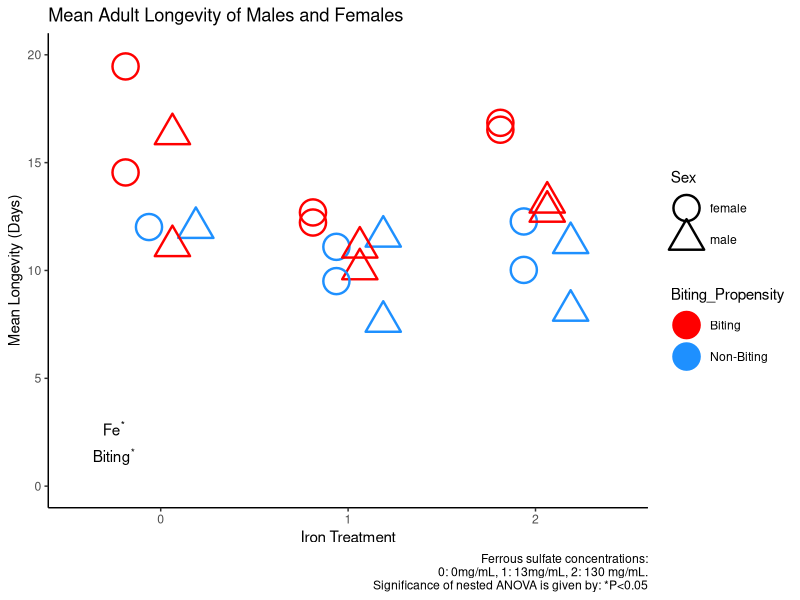
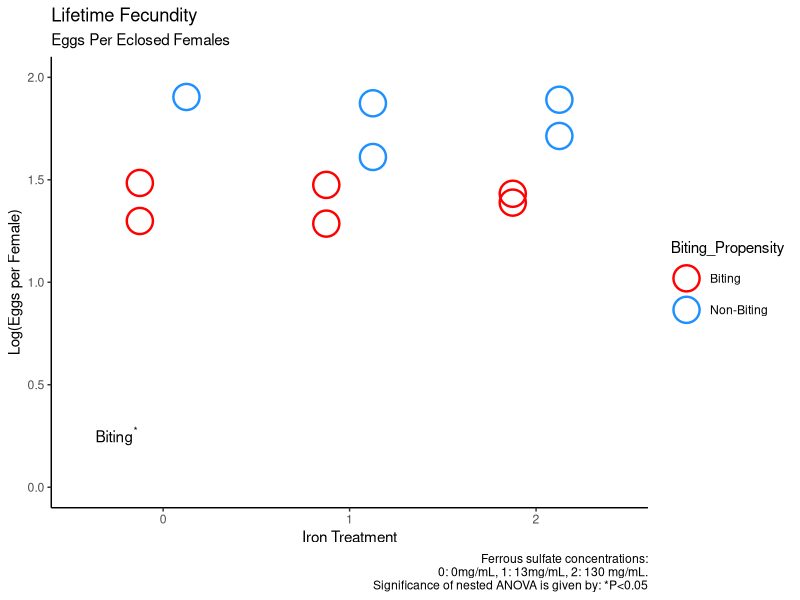
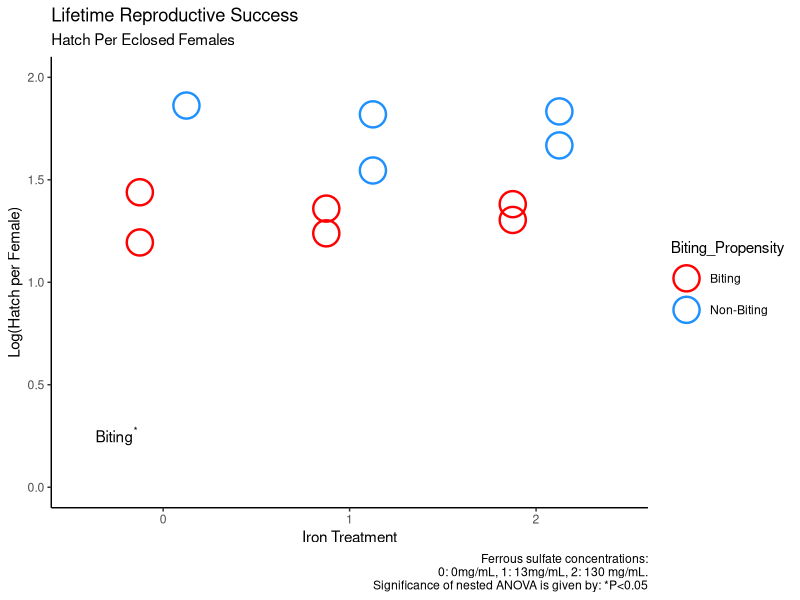
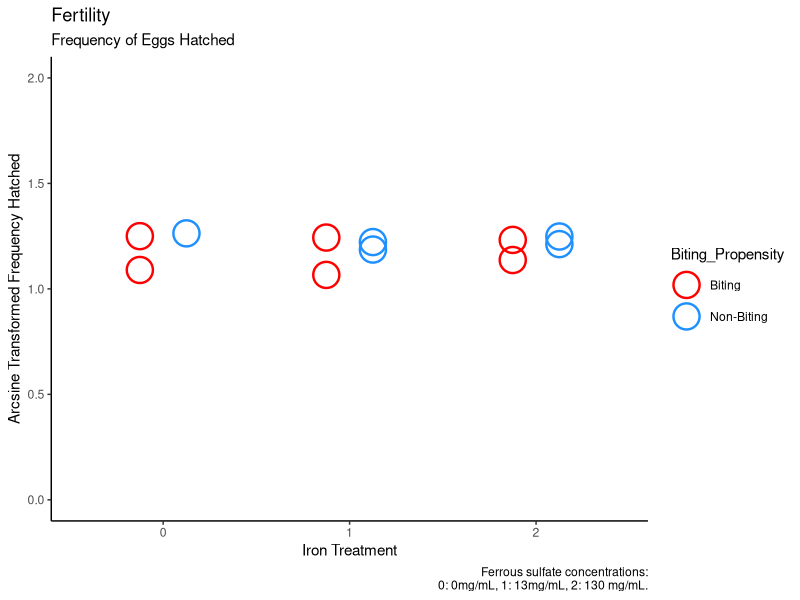

The R script that drew these images, in order:
## ---- chunk 1
knitr::opts_knit$set(root.dir = "~/UofO/Thesis")
## ---- chunk 2
suppressPackageStartupMessages(library(tidyverse))
suppressPackageStartupMessages(library(lubridate))
## ---- chunk 3
pupae <- read_csv("iron_tolerance_pupae.csv")
pupa_sex <- read_csv("iron_tolerance_pupa_sex.csv")
adult_sex <- read_csv("iron_tolerance_adult_sex.csv")
eggs <- read_csv("iron_tolerance_egg_counts.csv")
hatch <- read_csv("iron_tolerance_hatch_counts.csv")
## ---- chunk 4
head(pupa_sex)
## ---- chunk 5
pivot_no_sex <- function(df) {
  df %>% 
  mutate(Date = mdy(Date)) %>%
  pivot_longer(cols = matches("..[0-2]"), names_to = c("Population", "Treatment"),
               names_sep = 2, values_to = "Count", values_drop_na = TRUE)
}

pivot_sex <- function(df) {
  df %>%
  mutate(Date = mdy(Date)) %>%
  pivot_longer(cols = matches("..[0-2]_*"), 
               names_to = c("Population", "Treatment", "Sex"), 
               names_pattern = "([A-Z]{2})([0-2])_([e-f]*male)", 
               values_to = "Count", values_drop_na = TRUE)
}
## ---- chunk 6
pupae <- pivot_no_sex(pupae)
pupa_sex <- pupa_sex %>% 
  rename(Date = `Date of Eclosion`) %>%
  pivot_sex()
(adult_sex <- adult_sex %>%
  rename(Date = `Date of Death`) %>%
  pivot_sex())
eggs <- pivot_no_sex(eggs)
hatch <- pivot_no_sex(hatch)
## ---- chunk 7
(pupae_sum <- pupae %>% 
  group_by(Population, Treatment) %>%
  summarise(total_pupae = sum(Count)) %>%
   ungroup())

(eggs_sum <- eggs %>%
  group_by(Population, Treatment) %>%
  summarize(total_eggs = sum(Count)) %>%
    ungroup())

(hatch_sum <- hatch %>%
  group_by(Population, Treatment) %>%
  summarize(total_hatch = sum(Count)) %>%
    ungroup())
## ---- chunk 8
(pupa_sex_sum <- pupa_sex %>%
  group_by(Population, Treatment, Sex) %>%
  summarise(total_eclosed = sum(Count), 
            mean_eclosion_date = weighted.mean(Date, Count/total_eclosed)) %>%
   ungroup())
## ---- chunk 9
(adult_sex_sum <- adult_sex %>%
  group_by(Population, Treatment, Sex) %>%
  summarise(total_dead = sum(Count), 
            mean_death_date = weighted.mean(Date, Count/total_dead)) %>%
   ungroup())
## ---- chunk 10
(longev <- merge(pupa_sex_sum, adult_sex_sum, by = c("Population", "Treatment", "Sex")) %>% mutate(longevity = as.numeric(mean_death_date - mean_eclosion_date)) %>%
  select(-c(total_eclosed, total_dead, mean_eclosion_date, mean_death_date)) %>% 
  mutate(Treatment = factor(Treatment),
         Sex = factor(Sex),
         Biting_Propensity = factor(case_when(
           Population %in% c("KC", "ML") ~ "Non-Biting",
           Population %in% c("LI", "WI") ~ "Biting"))))
## ---- chunk 11
longev_anova <- aov(longevity ~ Treatment / Biting_Propensity / Sex, data = longev)
summary(longev_anova)
## ---- chunk 12
(eggs_hatch <- pupa_sex_sum %>% 
  filter(Sex == "female") %>% 
  merge(eggs_sum, by = c("Population", "Treatment")) %>%
   merge(hatch_sum, by = c("Population", "Treatment")) %>%
  mutate(EggsPerFemale = total_eggs / total_eclosed, 
         HatchPerFemale = total_hatch / total_eclosed, 
         perc_hatched = total_hatch / total_eggs,
         arcsin_ph = asin(sqrt(perc_hatched))) %>%
  select(Population, Treatment, EggsPerFemale, HatchPerFemale, perc_hatched, arcsin_ph) %>%
  mutate(Treatment = factor(Treatment),
         Biting_Propensity = factor(case_when(
           Population %in% c("KC", "ML") ~ "Non-Biting",
           Population %in% c("LI", "WI") ~ "Biting"))))
## ---- chunk 13
fertility_anova <- aov(arcsin_ph ~ Treatment / Biting_Propensity, data = eggs_hatch)
summary(fertility_anova)
## ---- chunk 14
fecundity_anova <- aov(log(EggsPerFemale) ~ Treatment / Biting_Propensity, data = eggs_hatch)
summary(fecundity_anova)
## ---- chunk 15
repsuccess_anova <- aov(log(HatchPerFemale) ~ Treatment / Biting_Propensity, data = eggs_hatch)
summary(repsuccess_anova)
## ---- chunk 16
longev %>% 
  ggplot() + geom_point(aes(x = Treatment, y = longevity, shape = Sex, color = Biting_Propensity), size = 8, stroke = 1.25, position = position_dodge(width = 0.5)) + 
  labs(x = "Iron Treatment", y = "Mean Longevity (Days)", title =  "Mean Adult Longevity of Males and Females", caption = "Ferrous sulfate concentrations:\n0: 0mg/mL, 1: 13mg/mL, 2: 130 mg/mL.\nSignificance of nested ANOVA is given by: *P<0.05") + 
  theme_classic() + scale_shape_manual(values = c(1, 2)) + 
  scale_color_manual(values = c("red", "dodgerblue")) + ylim(0, 20) + 
  annotate("text", x = 0.75, y = 2, label = expression(atop(Fe^"*",
                                                    Biting^"*")))
## ---- chunk 17
eggs_hatch %>% 
  ggplot() + geom_point(aes(x = Treatment, y = log10(EggsPerFemale), color = Biting_Propensity), shape = 1, size = 8, stroke = 1.25, position = position_dodge(width = 0.5)) + 
  labs(x = "Iron Treatment", y = "Log(Eggs per Female)", title =  "Lifetime Fecundity", subtitle = "Eggs Per Eclosed Females", caption = "Ferrous sulfate concentrations:\n0: 0mg/mL, 1: 13mg/mL, 2: 130 mg/mL.\nSignificance of nested ANOVA is given by: *P<0.05") + 
  theme_classic() + 
  scale_color_manual(values = c("red", "dodgerblue")) + ylim(0, 2) + 
  annotate("text", x = 0.75, y = 0.25, label = expression(Biting^"*"))
## ---- chunk 18
eggs_hatch %>% 
  ggplot() + geom_point(aes(x = Treatment, y = log10(HatchPerFemale), color = Biting_Propensity), shape = 1, size = 8, stroke = 1.25, position = position_dodge(width = 0.5)) + 
  labs(x = "Iron Treatment", y = "Log(Hatch per Female)", title =  "Lifetime Reproductive Success", subtitle = "Hatch Per Eclosed Females", caption = "Ferrous sulfate concentrations:\n0: 0mg/mL, 1: 13mg/mL, 2: 130 mg/mL.\nSignificance of nested ANOVA is given by: *P<0.05") + 
  theme_classic() + 
  scale_color_manual(values = c("red", "dodgerblue")) + ylim(0, 2) + 
  annotate("text", x = 0.75, y = 0.25, label = expression(Biting^"*"))
## ---- chunk 19
eggs_hatch %>% 
  ggplot() + geom_point(aes(x = Treatment, y = arcsin_ph, color = Biting_Propensity), shape = 1, size = 8, stroke = 1.25, position = position_dodge(width = 0.5)) + 
  labs(x = "Iron Treatment", y = "Arcsine Transformed Frequency Hatched", title =  "Fertility", subtitle = "Frequency of Eggs Hatched", caption = "Ferrous sulfate concentrations:\n0: 0mg/mL, 1: 13mg/mL, 2: 130 mg/mL.") + 
  theme_classic() + 
  scale_color_manual(values = c("red", "dodgerblue")) + ylim(0, 2)
